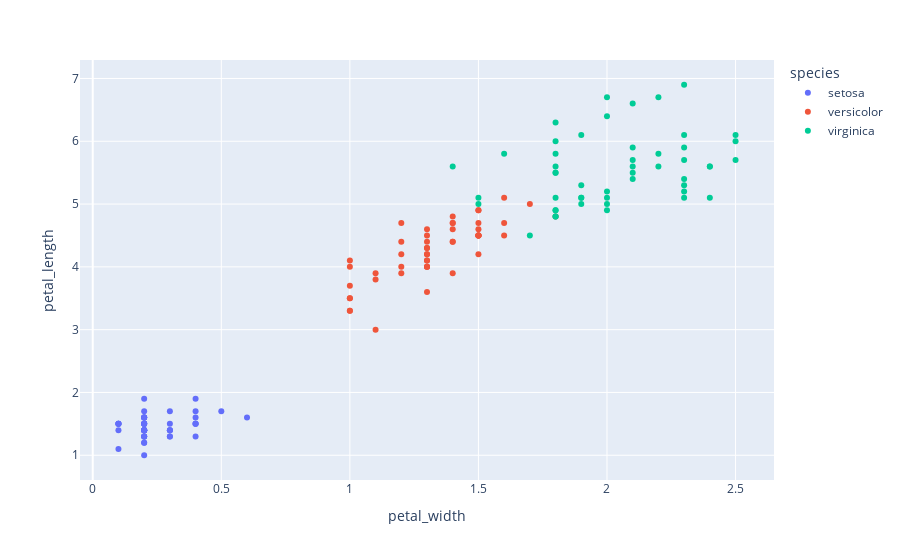

The notebook cell this image was saved under:
### Code cell
fig = px.scatter(iris, x='petal_width', y='petal_length', color='species')
fig.show()

### Figure 1 — Plotly figure (JSON) as saved in the notebook; plotly's stock layout.template omitted (floating-point values rounded to 4 significant figures)
{"data": [{"hovertemplate": "species=setosa<br>petal_width=%{x}<br>petal_length=%{y}<extra></extra>", "legendgroup": "setosa", "marker": {"color": "#636efa", "symbol": "circle"}, "mode": "markers", "name": "setosa", "orientation": "v", "showlegend": true, "x": [0.2, 0.2, 0.2, 0.2, 0.2, 0.4, 0.3, 0.2, 0.2, 0.1, 0.2, 0.2, 0.1, 0.1, 0.2, 0.4, 0.4, 0.3, 0.3, 0.3, 0.2, 0.4, 0.2, 0.5, 0.2, 0.2, 0.4, 0.2, 0.2, 0.2, 0.2, 0.4, 0.1, 0.2, 0.1, 0.2, 0.2, 0.1, 0.2, 0.2, 0.3, 0.3, 0.2, 0.6, 0.4, 0.3, 0.2, 0.2, 0.2, 0.2], "xaxis": "x", "y": [1.4, 1.4, 1.3, 1.5, 1.4, 1.7, 1.4, 1.5, 1.4, 1.5, 1.5, 1.6, 1.4, 1.1, 1.2, 1.5, 1.3, 1.4, 1.7, 1.5, 1.7, 1.5, 1.0, 1.7, 1.9, 1.6, 1.6, 1.5, 1.4, 1.6, 1.6, 1.5, 1.5, 1.4, 1.5, 1.2, 1.3, 1.5, 1.3, 1.5, 1.3, 1.3, 1.3, 1.6, 1.9, 1.4, 1.6, 1.4, 1.5, 1.4], "yaxis": "y", "type": "scatter"}, {"hovertemplate": "species=versicolor<br>petal_width=%{x}<br>petal_length=%{y}<extra></extra>", "legendgroup": "versicolor", "marker": {"color": "#EF553B", "symbol": "circle"}, "mode": "markers", "name": "versicolor", "orientation": "v", "showlegend": true, "x": [1.4, 1.5, 1.5, 1.3, 1.5, 1.3, 1.6, 1.0, 1.3, 1.4, 1.0, 1.5, 1.0, 1.4, 1.3, 1.4, 1.5, 1.0, 1.5, 1.1, 1.8, 1.3, 1.5, 1.2, 1.3, 1.4, 1.4, 1.7, 1.5, 1.0, 1.1, 1.0, 1.2, 1.6, 1.5, 1.6, 1.5, 1.3, 1.3, 1.3, 1.2, 1.4, 1.2, 1.0, 1.3, 1.2, 1.3, 1.3, 1.1, 1.3], "xaxis": "x", "y": [4.7, 4.5, 4.9, 4.0, 4.6, 4.5, 4.7, 3.3, 4.6, 3.9, 3.5, 4.2, 4.0, 4.7, 3.6, 4.4, 4.5, 4.1, 4.5, 3.9, 4.8, 4.0, 4.9, 4.7, 4.3, 4.4, 4.8, 5.0, 4.5, 3.5, 3.8, 3.7, 3.9, 5.1, 4.5, 4.5, 4.7, 4.4, 4.1, 4.0, 4.4, 4.6, 4.0, 3.3, 4.2, 4.2, 4.2, 4.3, 3.0, 4.1], "yaxis": "y", "type": "scatter"}, {"hovertemplate": "species=virginica<br>petal_width=%{x}<br>petal_length=%{y}<extra></extra>", "legendgroup": "virginica", "marker": {"color": "#00cc96", "symbol": "circle"}, "mode": "markers", "name": "virginica", "orientation": "v", "showlegend": true, "x": [2.5, 1.9, 2.1, 1.8, 2.2, 2.1, 1.7, 1.8, 1.8, 2.5, 2.0, 1.9, 2.1, 2.0, 2.4, 2.3, 1.8, 2.2, 2.3, 1.5, 2.3, 2.0, 2.0, 1.8, 2.1, 1.8, 1.8, 1.8, 2.1, 1.6, 1.9, 2.0, 2.2, 1.5, 1.4, 2.3, 2.4, 1.8, 1.8, 2.1, 2.4, 2.3, 1.9, 2.3, 2.5, 2.3, 1.9, 2.0, 2.3, 1.8], "xaxis": "x", "y": [6.0, 5.1, 5.9, 5.6, 5.8, 6.6, 4.5, 6.3, 5.8, 6.1, 5.1, 5.3, 5.5, 5.0, 5.1, 5.3, 5.5, 6.7, 6.9, 5.0, 5.7, 4.9, 6.7, 4.9, 5.7, 6.0, 4.8, 4.9, 5.6, 5.8, 6.1, 6.4, 5.6, 5.1, 5.6, 6.1, 5.6, 5.5, 4.8, 5.4, 5.6, 5.1, 5.1, 5.9, 5.7, 5.2, 5.0, 5.2, 5.4, 5.1], "yaxis": "y", "type": "scatter"}], "layout": {"xaxis": {"anchor": "y", "domain": [0.0, 1.0], "title": {"text": "petal_width"}}, "yaxis": {"anchor": "x", "domain": [0.0, 1.0], "title": {"text": "petal_length"}}, "legend": {"title": {"text": "species"}, "tracegroupgap": 0}, "margin": {"t": 60}}}
